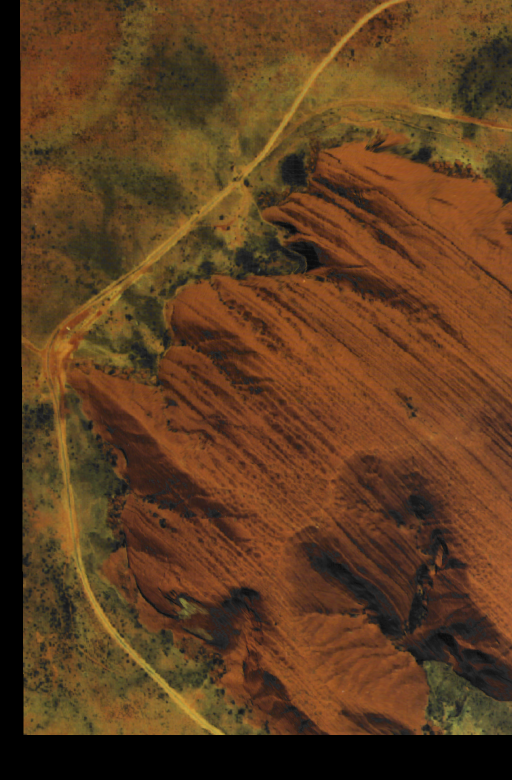
//> input picture data/l.png, 1024 x 1560 px (shown at 1/2 size)
$ ./test   (built with g++ and OpenCV 4)
//> lines starting //> are read from the running program, lines starting //| are printed output that depends on the picture
#include "SGM.h"
#include "pointcloud.h"
#include "space_intersection.h"

double angleToRadian(double angle)
{
	return angle / 180.0*CV_PI;
}

int main()
{
	cv::Mat img_l = cv::imread("l.png");
//> img_l is the input picture: 1560 rows x 1024 cols, CV_8UC3; mean B, G, R 31.8, 60.7, 93.1
	cv::Mat img_r = cv::imread("r.png");
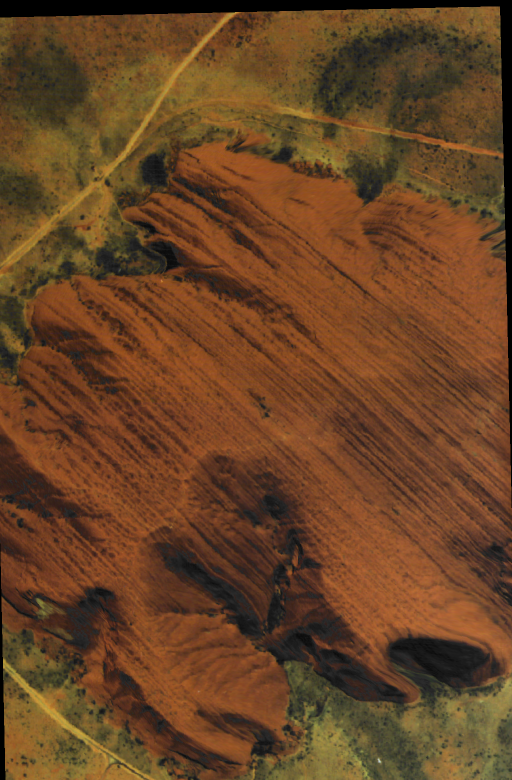
//> input picture data/r.png, 1024 x 1560 px (shown at 1/2 size)
//> img_r is the input picture: 1560 rows x 1024 cols, CV_8UC3; mean B, G, R 37, 67.6, 104.3

	if (img_l.empty() || img_r.empty())
	{
		std::cout << "image path error." << std::endl;
		system("pause");

		return -1;
	}

	cv::Mat gray_l, gray_r;
	cv::cvtColor(img_l, gray_l, CV_BGR2GRAY);
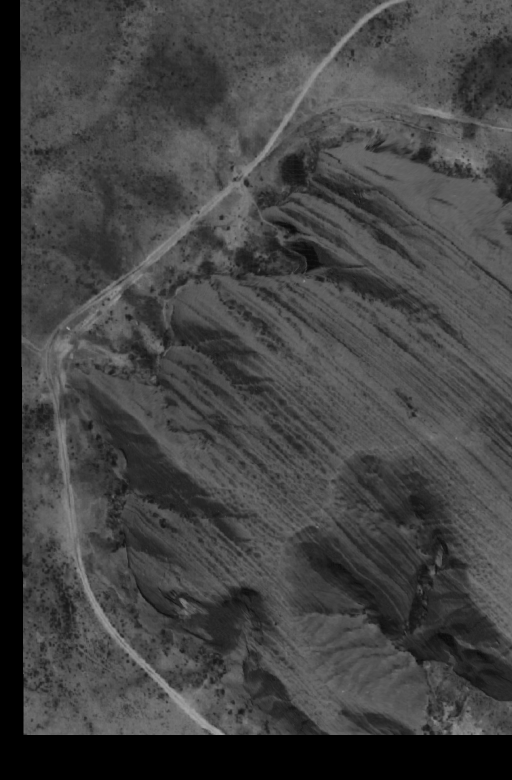
//> gray_l: 1560 rows x 1024 cols, CV_8UC1 (shown at 1/2 size); min 0, max 176, mean 67.1
	cv::cvtColor(img_r, gray_r, CV_BGR2GRAY);
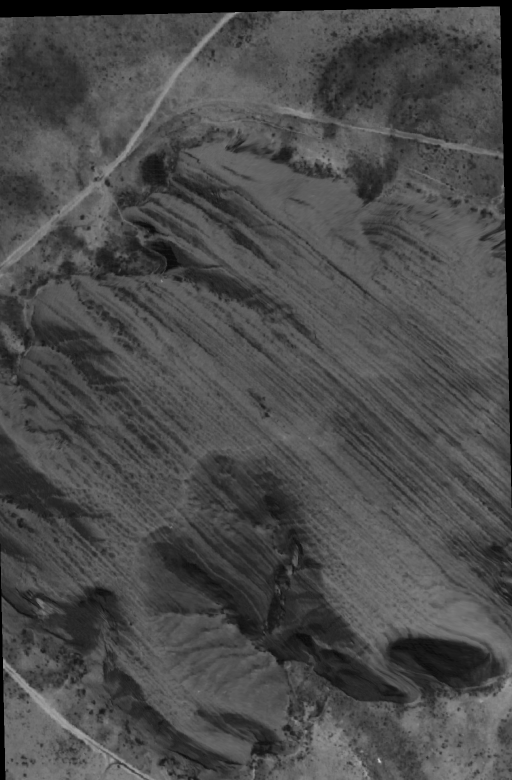
//> gray_r: 1560 rows x 1024 cols, CV_8UC1 (shown at 1/2 size); min 0, max 207, mean 75.1

	cv::resize(gray_l, gray_l, cv::Size(img_l.cols / 2, img_l.rows / 2));
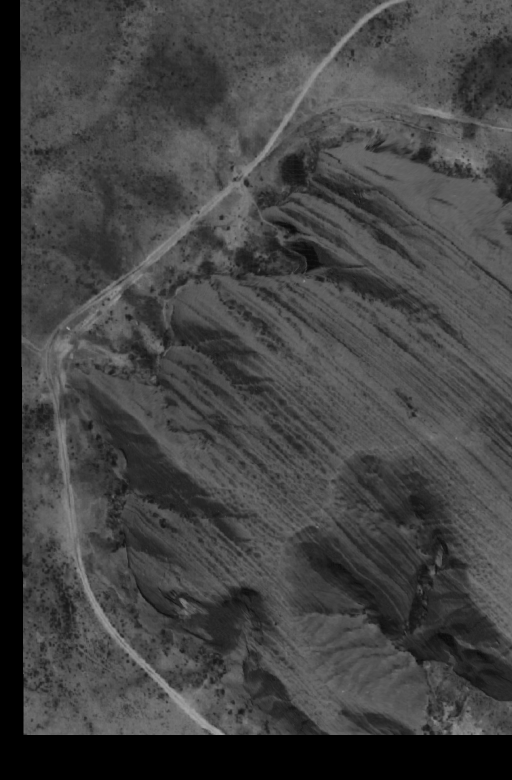
//> gray_l: 780 rows x 512 cols, CV_8UC1; min 0, max 165, mean 67.2
	cv::resize(gray_r, gray_r, cv::Size(img_r.cols / 2, img_r.rows / 2));
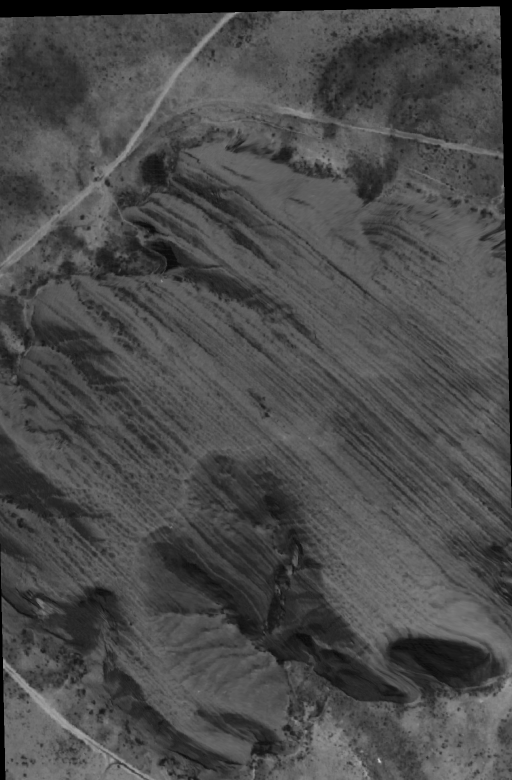
//> gray_r: 780 rows x 512 cols, CV_8UC1; min 0, max 199, mean 75.2

	std::cout << "SGM立体匹配中.." << std::endl;
//> (the run ends here: the program needs code that is not available in this run, at `SGM sgm;`)
